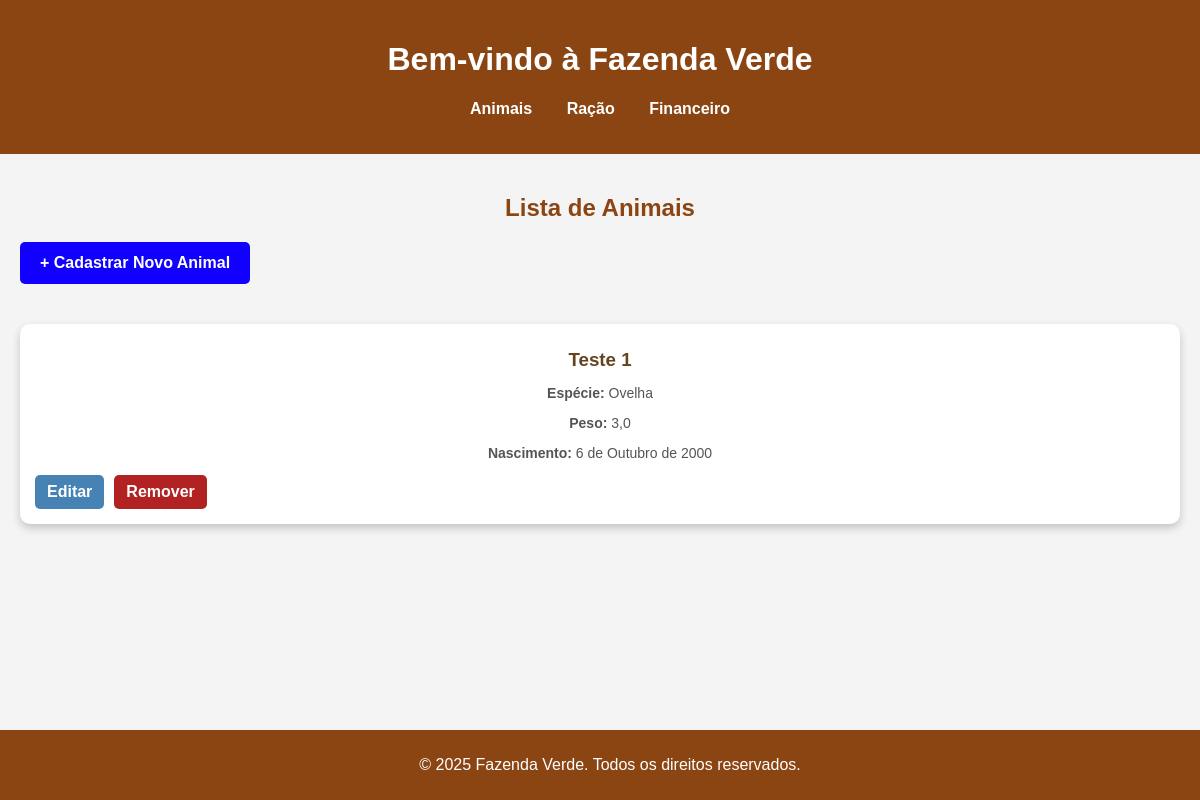
Before: /listar_animais/ with the older database file.
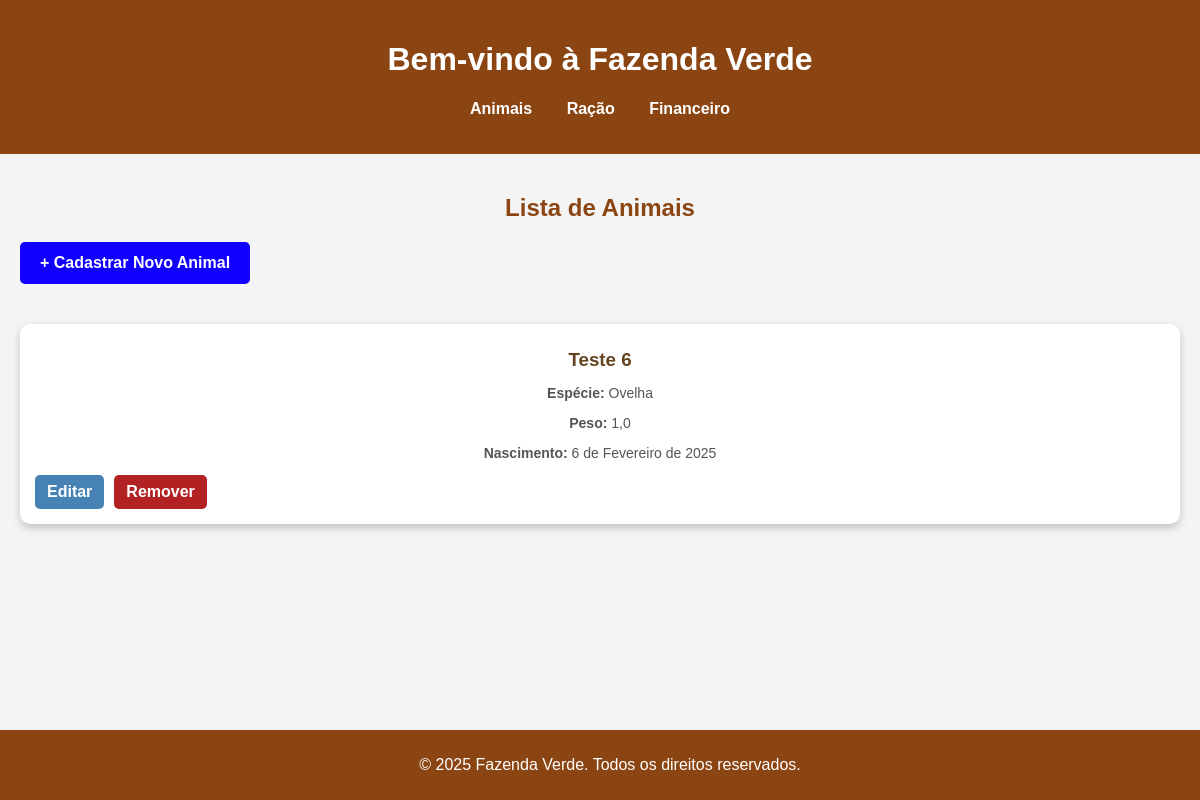
After: the same page with the newer database file.
### Fazenda/models.py (models this page shows, shortened)
class Animal(models.Model):
    nome = models.CharField(max_length=100)
    especie = models.ForeignKey(Especie, on_delete=models.CASCADE)
    data_nascimento = models.DateField()
    peso = models.FloatField()
    data_de_cadastro = models.DateTimeField()

class Especie(models.Model):
    nome = models.CharField(max_length=100)
    def __str__(self):
        return self.nome

### Fazenda/views.py (the view)
# urls.py: path('listar_animais/', listar_animais, name="listar_animais"),
def listar_animais(request):
    animais = Animal.objects.all()
    especies = Especie.objects.all()
    return render(request, 'animais/listar_animais.html', {'animais': animais, 'especies': especies})

### Fazenda/templates/animais/listar_animais.html (shortened to what this page needs)
{% extends "layout/base.html" %}
{% load static %}
{% block content %}
<div class="container">
    <h2 class="title">Lista de Animais</h2>
    <div class="bnt-container">
        <a href="{% url "cadastrar_animais" %}" class="btn-cadastrar">+ Cadastrar Novo Animal</a>
    </div>
    {% if animais %}
        <div class="animal-grid">
            {% for animal in animais %}
                <div class="animal-card">
                    <div class="animal-info">
                        <h3>{{ animal.nome }} {{animal.id}}</h3>
                        <p><strong>Espécie:</strong> {{ animal.especie }}</p>
                        <p><strong>Peso:</strong> {{ animal.peso }}</p>
                        <p><strong>Nascimento:</strong> {{ animal.data_nascimento }}</p>
                        <div class="action-buttons">
                            <a href="{% url "editar_animais" animal.id %}" class="btn-editar">Editar</a>
                            <a href="{% url "remover_animal" animal.id %}" class="btn-remover">Remover</a>
                        </div>
                    </div>
                </div>
            {% endfor %}
        </div>
    {% else %}
        <p class="no-animals">Nenhum animal encontrado.</p>
    {% endif %}
</div>
{% endblock content %}

### Fazenda/templates/layout/base.html (shortened to what this page needs)
{% load static %}
<!DOCTYPE html>
<html lang="pt-BR">
<head>
    <link rel="stylesheet" href="static/css/styles.css">
</head>
<body>
    {% include "layout/cabecalho.html" %}
    {% block content %}
    {% endblock content %}
    {% include "layout/rodape.html" %}
</body>
</html>

### Fazenda/templates/layout/cabecalho.html (shortened to what this page needs)
<header>
    <h1>Bem-vindo à Fazenda Verde</h1>
    <nav>
        <ul>
            <li><a href="{% url "listar_animais" %}">Animais</a></li>
            <li><a href="#">Ração</a></li>
            <li><a href="#">Financeiro</a></li>
        </ul>
    </nav>
</header>

### Fazenda/templates/layout/rodape.html (shortened to what this page needs)
<footer>
    <p>&copy; 2025 Fazenda Verde. Todos os direitos reservados.</p>
</footer>

### Fazenda/static/css/styles.css (style rules this page uses)
body { font-family: Arial, sans-serif; margin: 0; padding: 0; background-color: #f4f4f4; }
header { background-color: #8B4513; color: white; text-align: center; padding: 20px; }
nav ul { list-style: none; padding: 0; }
nav ul li { display: inline; margin: 0 15px; }
nav ul li a { color: white; text-decoration: none; font-weight: bold; }
footer { background-color: #8B4513; color: white; text-align: center; padding: 10px; position: absolute; width: 100%; bottom: 0; }

### Fazenda/templates/layout/cabecalho.html (style rules this page uses)
body { font-family: Arial, sans-serif; margin: 0; padding: 0; background-color: #f4f4f4; }
header { background-color: #8B4513; color: white; text-align: center; padding: 20px; }
nav ul { list-style: none; padding: 0; }
nav ul li { display: inline; margin: 0 15px; }
nav ul li a { color: white; text-decoration: none; font-weight: bold; }

### Fazenda/templates/animais/listar_animais.html (style rules this page uses)
.container { max-width: 1200px; margin: auto; padding: 20px; text-align: center; }
.title { font-size: 24px; margin-bottom: 20px; color: #8B4513; }
.animal-grid { display: grid; grid-template-columns: repeat(auto-fit, minmax(250px, 1fr)); gap: 20px; justify-content: center; }
.animal-card { background: white; border-radius: 10px; box-shadow: 0 4px 8px rgba(0, 0, 0, 0.2); padding: 15px; text-align: center; transition: transform 0.3s ease-in-out; }
.animal-info h3 { margin: 10px 0; color: #654321; }
.animal-info p { font-size: 14px; color: #555; }
.bnt-container { display: flex; justify-content: flex-start; margin-bottom: 20px; }
.btn-cadastrar { background-color:rgb(17, 0, 255); color: white; padding: 12px 20px; font-size: 16px; font-weight: bold; text-decoration: none; border-radius: 5px; margin-bottom: 20px; transition: 0.3s ease-in-out; }
.action-buttons { margin-top: 10px; display: flex; gap: 10px; }
.action-buttons a { text-decoration: none; font-weight: bold; padding: 8px 12px; border-radius: 5px; transition: 0.3s ease-in-out; }
.btn-editar { background-color: #4682B4; color: white; }
.btn-remover { background-color: #B22222; color: white; }

### Fazenda/templates/layout/rodape.html (style rules this page uses)
footer { background-color: #8B4513; color: white; text-align: center; padding: 10px; position: absolute; width: 100%; bottom: 0; }
body { font-family: Arial, sans-serif; margin: 0; padding: 0; background-color: #f4f4f4; }

Changed rows visible on the page:
removed Animal: nome "Teste", id "1", especie "Ovelha", peso "3,0", data_nascimento "6 de Outubro de 2000"
added Animal: nome "Teste", id "6", especie "Ovelha", peso "1,0", data_nascimento "6 de Fevereiro de 2025"
